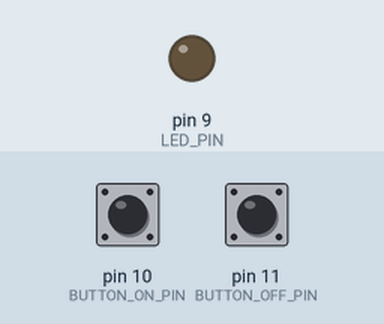
Recording of a sketch running on a simulated Arduino Uno, built with avr-gcc and run on an emulated ATmega328P. Shown: output pins drawn as LEDs (lit = HIGH). Inputs (shaded band) come from the test bench; at power-on: pin 10 (BUTTON_ON_PIN) HIGH, pin 11 (BUTTON_OFF_PIN) HIGH.

Above: at 1.2 s.
1.3 s: pin 10 (BUTTON_ON_PIN) pulled LOW for 0.15 s
At 2.5 s:
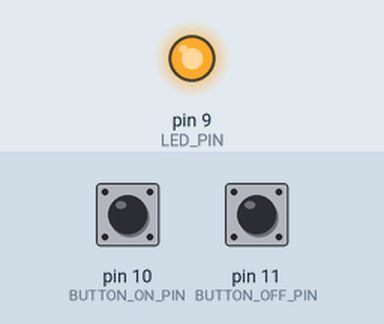
2.9 s: pin 11 (BUTTON_OFF_PIN) pulled LOW for 0.15 s
At 3.9 s:
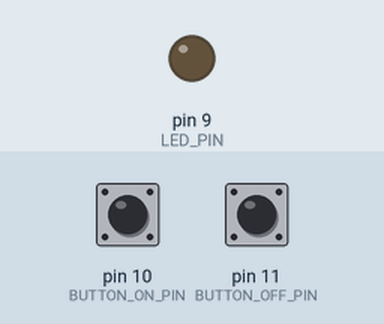
4.5 s: pin 10 (BUTTON_ON_PIN) pulled LOW for 1 s
At 5.1 s:
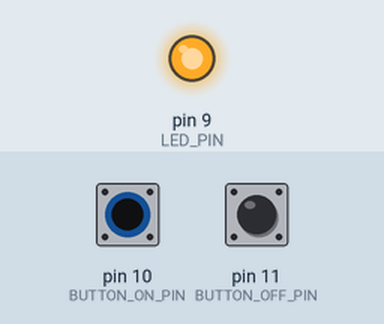
Timing chart, 0 to 7.5 s (numbered marks = the images above; inputs shaded):
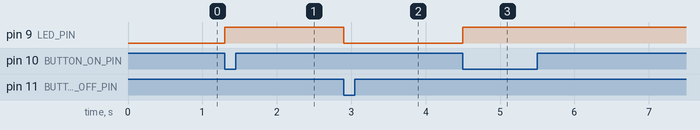

Measured:
- after the input at 1.3 s, pin 9 (LED_PIN): LOW → HIGH at once
- after the input at 2.9 s, pin 9 (LED_PIN): HIGH → LOW at once
- after the input at 4.5 s, pin 9 (LED_PIN): LOW → HIGH at once

The sketch:

03-led-on-off-buttons.ino
```cpp
// (licence header left out)
const uint8_t LED_PIN         {9};
const uint8_t BUTTON_ON_PIN  {10};
const uint8_t BUTTON_OFF_PIN {11};

uint8_t isButtonOnPressed   {};
uint8_t isButtonOffPressed  {};
uint8_t ledState            {};

void setup() {
  pinMode(LED_PIN, OUTPUT);
  pinMode(BUTTON_ON_PIN, INPUT_PULLUP);
  pinMode(BUTTON_OFF_PIN, INPUT_PULLUP);
}

void loop() {
  isButtonOnPressed = !digitalRead(BUTTON_ON_PIN);
  isButtonOffPressed = !digitalRead(BUTTON_OFF_PIN);

  if (isButtonOnPressed)
  {
    ledState = HIGH;
  }
  else if (isButtonOffPressed)
  {
    ledState = LOW;
  }

  digitalWrite(LED_PIN, ledState);
}
```
